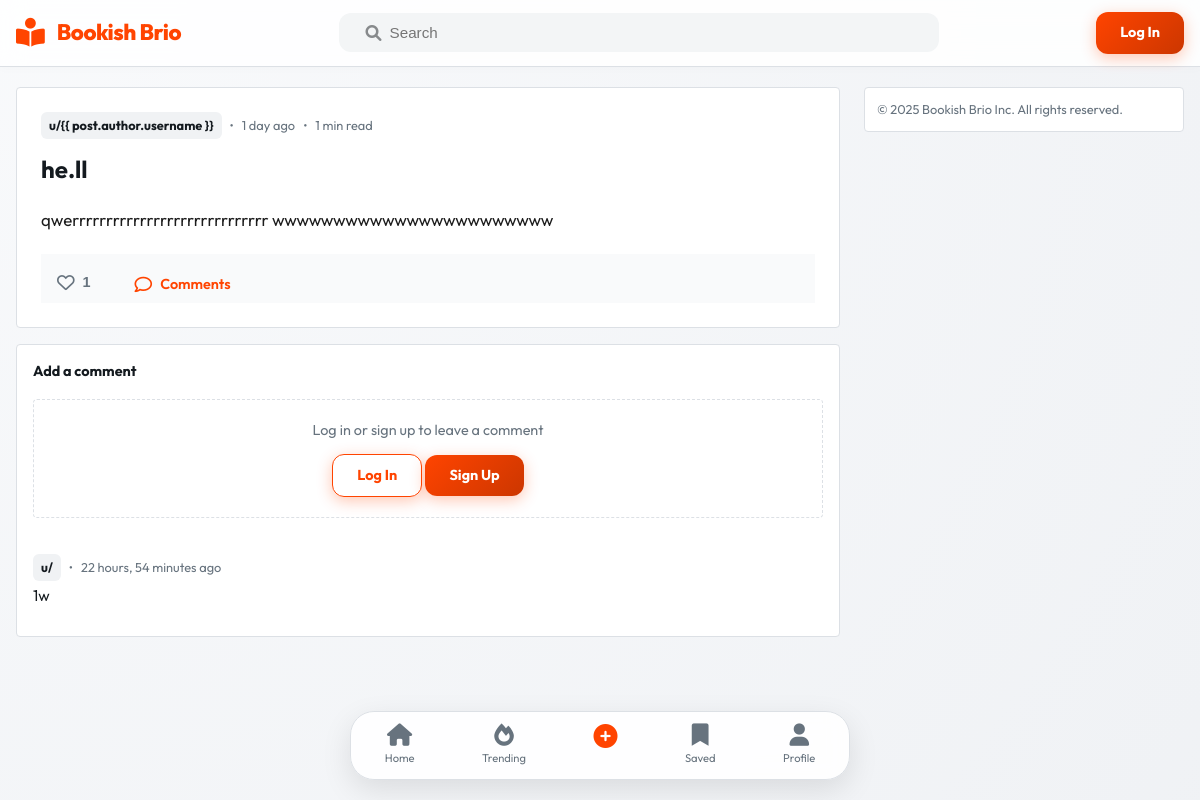
The app's page /post/2/ with its own data.
### home/models.py (models this page shows, shortened)
class Post(models.Model):
    title = models.CharField(max_length=200)
    content = models.TextField()
    image = models.ImageField(
        upload_to='posts/',
        blank=True,
        null=True,
        help_text="Optional cover image for the post"
    )
    author = models.ForeignKey(
        User,
        on_delete=models.CASCADE,
        related_name='posts'
    )
    likes = models.ManyToManyField(
        User,
        related_name='liked_posts',
        blank=True,
        help_text="Users who liked this post"
    )
    tags = models.ManyToManyField('Tag', blank=True, related_name='posts', help_text="Tags for this post")
    created_at = models.DateTimeField(auto_now_add=True)
    def total_likes(self):
        return self.likes.count()
    def reading_time(self):
        import math
        words = len(strip_tags(self.content).split())
        minutes = math.ceil(words / 200)
        return f"{minutes} min read"

class Comment(models.Model):
    post = models.ForeignKey(
        Post,
        on_delete=models.CASCADE,
        related_name='comments'
    )
    author = models.ForeignKey(User, on_delete=models.CASCADE)
    content = models.TextField()
    created_at = models.DateTimeField(auto_now_add=True)

### home/views.py (the view)
# urls.py: path('post/<int:pk>/', views.post_detail, name='post_detail'),
def post_detail(request, pk):
    post = get_object_or_404(Post, pk=pk)
    comments = post.comments.all()
    images = post.images.all()
    if request.method == "POST":
        comment_form = CommentForm(request.POST)
        if comment_form.is_valid():
            comment = comment_form.save(commit=False)
            comment.post = post
            comment.author = request.user
            comment.save()
            messages.success(request, 'Comment added successfully!')
            return redirect('post_detail', pk=post.pk)
    else:
        comment_form = CommentForm()
    is_bookmarked = False
    if request.user.is_authenticated:
        is_bookmarked = Bookmark.objects.filter(user=request.user, post=post).exists()
    return render(request, 'home/post_detail.html', {
        'post': post,
        'comments': comments,
        'comment_form': comment_form,
        'images': images,
        'is_bookmarked': is_bookmarked
    })

### home/forms.py
class CommentForm(forms.ModelForm):
    class Meta:
        model = Comment
        fields = ['content']
        widgets = {
            'content': forms.Textarea(attrs={
                'rows': 4,
                'placeholder': 'Write your comment here...'
            })
        }

### home/templates/home/post_detail.html (shortened to what this page needs)
{% extends "home/base.html" %}
{% block content %}
<article class="detail-card">
    <div class="detail-body">
        <div class="post-meta">
            <a href="{% url 'public_profile' post.author.username %}" class="post-author">u/{{ post.author.username
                }}</a>
            <span>•</span>
            <span>{{ post.created_at|timesince }} ago</span>
            {% if post.reading_time %}
            <span>•</span>
            <span>{{ post.reading_time }}</span>
            {% endif %}
        </div>
        <h1 style="font-size: 1.5rem; font-weight: 700; margin: 12px 0;">{{ post.title }}</h1>
        <div class="post-full-content">
            {{ post.content|safe }}
        </div>
        <div class="post-actions" style="border-top: 1px solid var(--border-light); padding: 12px 0 0 0;">
            <form action="{% url 'like_post' post.pk %}" method="POST" class="like-form">
                <button type="submit" class="action-btn {% if user in post.likes.all %}active{% endif %}">
                    <i class="{% if user in post.likes.all %}fas{% else %}far{% endif %} fa-heart"></i>
                    <span class="count">{{ post.total_likes }}</span>
                </button>
            </form>
            <div class="action-btn active" style="cursor: default;">
                <i class="far fa-comment"></i>
                <span>{{ post.comment_count }} Comments</span>
            </div>
        </div>
    </div>
</article>
<section class="comment-section">
    <h3 style="font-size: 0.9rem; font-weight: 700; margin-bottom: 16px;">Add a comment</h3>
    {% if user.is_authenticated %}
    <form method="post" class="comment-form">
        {% csrf_token %}
        <textarea name="content" placeholder="What are your thoughts?" required></textarea>
        <button type="submit" class="btn-orange">Comment</button>
    </form>
    {% else %}
    <div style="padding: 20px; border: 1px dashed var(--border); text-align: center; border-radius: 4px;">
        <p style="font-size: 0.9rem; color: var(--text-meta); margin-bottom: 12px;">Log in or sign up to leave a comment
        </p>
        <a href="{% url 'login' %}" class="btn-orange"
            style="background: transparent; border: 1px solid var(--primary); color: var(--primary);">Log In</a>
        <a href="{% url 'signup' %}" class="btn-orange">Sign Up</a>
    </div>
    {% endif %}
    <div class="comments-list" style="margin-top: 24px;">
        {% for comment in post.comments.all %}
        <div class="comment-item">
            <div class="post-meta" style="margin-bottom: 4px;">
                <a href="{% url 'public_profile' comment.user.username %}" class="post-author"
                    style="font-size: 0.8rem;">u/{{ comment.user.username }}</a>
                <span>•</span>
                <span style="font-size: 0.8rem;">{{ comment.created_at|timesince }} ago</span>
            </div>
            <div style="font-size: 0.95rem;">{{ comment.content }}</div>
        </div>
        {% empty %}
        <p style="text-align: center; color: var(--text-meta); padding: 20px; font-size: 0.9rem;">No comments yet.</p>
        {% endfor %}
    </div>
</section>
{% endblock %}

### home/static/home/css/main.css (style rules this page uses)
:root { --primary: hsl(16, 100%, 50%); --primary-dark: hsl(16, 100%, 40%); --primary-light: hsl(16, 100%, 65%); --accent: hsl(210, 100%, 50%); --bg-body: hsl(215, 20%, 95%); --bg-card: hsl(0, 0%, 100%); --bg-glass: hsla(0, 0%, 100%, 0.85); --text-main: hsl(210, 20%, 10%); --text-meta: hsl(210, 10%, 45%); --border: hsl(210, 15%, 88%); --border-hover: hsl(210, 15%, 80%); --shadow-soft: 0 4px 20px -5px rgba(0, 0, 0, 0.08); --shadow-premium: 0 10px 30px -10px rgba(0, 0, 0, 0.12); --transition: all 0.3s cubic-bezier(0.4, 0, 0.2, 1); --container-max: 800px; }
* { margin: 0; padding: 0; box-sizing: border-box; -webkit-font-smoothing: antialiased; }
body { font-family: 'Outfit', 'Inter', -apple-system, sans-serif; background: radial-gradient(circle at top left, hsl(215, 30%, 98%), var(--bg-body)); color: var(--text-main); line-height: 1.5; padding-bottom: 80px; min-height: 100vh; }
.btn-orange { background: linear-gradient(135deg, var(--primary), var(--primary-dark)); color: white; padding: 10px 24px; border-radius: 12px; font-weight: 700; text-decoration: none; font-size: 0.9rem; border: none; cursor: pointer; transition: var(--transition); display: inline-flex; align-items: center; justify-content: center; box-shadow: 0 4px 15px hsla(16, 100%, 50%, 0.3); }
.post-meta { font-size: 0.8rem; color: var(--text-meta); margin-bottom: 12px; display: flex; align-items: center; gap: 8px; }
.post-author { color: var(--text-main); font-weight: 700; text-decoration: none; padding: 4px 8px; background: hsl(210, 15%, 95%); border-radius: 6px; transition: var(--transition); }
.post-actions { display: flex; padding: 8px 12px; gap: 12px; background: hsl(210, 15%, 98%); border-top: 1px solid var(--border); }
.action-btn { background: transparent; border: none; padding: 8px 16px; border-radius: 8px; color: var(--text-meta); font-size: 0.9rem; font-weight: 600; display: flex; align-items: center; gap: 8px; cursor: pointer; transition: var(--transition); }
.action-btn.active { color: var(--primary); }
.action-btn i { font-size: 1.1rem; }

### home/templates/home/post_detail.html (style rules this page uses)
.detail-card { background: white; border: 1px solid var(--border); border-radius: 4px; overflow: hidden; }
.detail-body { padding: 24px; }
.post-full-content { font-size: 1.05rem; line-height: 1.6; color: #1c1c1c; margin: 20px 0; }
.comment-section { background: white; border: 1px solid var(--border); border-radius: 4px; margin-top: 16px; padding: 16px; }
.comment-item { padding: 12px 0; border-bottom: 1px solid var(--border-light); }
.comment-item:last-child { border-bottom: none; }

### records on screen
Post: created_at "1 day", reading_time "1 min read", title "he.ll", content "qwerrrrrrrrrrrrrrrrrrrrrrrrrrrrr wwwwwwwwwwwwwwwwwwwwwww", total_likes "1"
Comment: created_at "22 hours, 54 minutes", content "1w"
